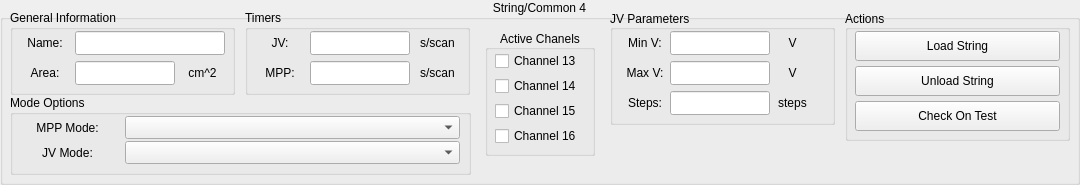
              <widget class="QGroupBox" name="String_4">
               <property name="minimumSize">
                <size>
                 <width>1080</width>
                 <height>185</height>
                </size>
               </property>
               <property name="title">
                <string>String/Common 4</string>
               </property>
               <property name="alignment">
                <set>Qt::AlignHCenter|Qt::AlignTop</set>
               </property>
               <property name="flat">
                <bool>true</bool>
               </property>
               <widget class="QGroupBox" name="GeneralInfo_4">
                <property name="geometry">
                 <rect>
                  <x>10</x>
                  <y>10</y>
                  <width>225</width>
                  <height>85</height>
                 </rect>
                </property>
                <property name="title">
                 <string>General Information</string>
                </property>
                <widget class="QLineEdit" name="NameInput_4">
                 <property name="geometry">
                  <rect>
                   <x>65</x>
                   <y>21</y>
                   <width>150</width>
                   <height>24</height>
                  </rect>
                 </property>
                 <property name="inputMask">
                  <string/>
                 </property>
                 <property name="text">
                  <string/>
                 </property>
                </widget>
                <widget class="QLabel" name="NameLabel_4">
                 <property name="geometry">
                  <rect>
                   <x>10</x>
                   <y>21</y>
                   <width>50</width>
                   <height>24</height>
                  </rect>
                 </property>
                 <property name="minimumSize">
                  <size>
                   <width>38</width>
                   <height>0</height>
                  </size>
                 </property>
                 <property name="maximumSize">
                  <size>
                   <width>16777215</width>
                   <height>16777215</height>
                  </size>
                 </property>
                 <property name="text">
                  <string>Name:</string>
                 </property>
                 <property name="alignment">
                  <set>Qt::AlignCenter</set>
                 </property>
                </widget>
                <widget class="QLabel" name="AreaLabel_4">
                 <property name="geometry">
                  <rect>
                   <x>10</x>
                   <y>51</y>
                   <width>50</width>
                   <height>24</height>
                  </rect>
                 </property>
                 <property name="text">
                  <string>Area:</string>
                 </property>
                 <property name="alignment">
                  <set>Qt::AlignCenter</set>
                 </property>
                </widget>
                <widget class="QLineEdit" name="AreaInput_4">
                 <property name="geometry">
                  <rect>
                   <x>65</x>
                   <y>51</y>
                   <width>100</width>
                   <height>24</height>
                  </rect>
                 </property>
                 <property name="inputMask">
                  <string/>
                 </property>
                 <property name="text">
                  <string/>
                 </property>
                </widget>
                <widget class="QLabel" name="AreaUnits_4">
                 <property name="geometry">
                  <rect>
                   <x>170</x>
                   <y>51</y>
                   <width>45</width>
                   <height>24</height>
                  </rect>
                 </property>
                 <property name="text">
                  <string>cm^2</string>
                 </property>
                 <property name="alignment">
                  <set>Qt::AlignCenter</set>
                 </property>
                </widget>
               </widget>
               <widget class="QGroupBox" name="JVBox_4">
                <property name="geometry">
                 <rect>
                  <x>610</x>
                  <y>10</y>
                  <width>225</width>
                  <height>115</height>
                 </rect>
                </property>
                <property name="title">
                 <string>JV Parameters</string>
                </property>
                <property name="alignment">
                 <set>Qt::AlignLeading|Qt::AlignLeft|Qt::AlignVCenter</set>
                </property>
                <widget class="QLabel" name="VmaxLabel_4">
                 <property name="geometry">
                  <rect>
                   <x>10</x>
                   <y>51</y>
                   <width>50</width>
                   <height>24</height>
                  </rect>
                 </property>
                 <property name="text">
                  <string>Max V:</string>
                 </property>
                 <property name="alignment">
                  <set>Qt::AlignCenter</set>
                 </property>
                </widget>
                <widget class="QLineEdit" name="VmaxInput_4">
                 <property name="geometry">
                  <rect>
                   <x>60</x>
                   <y>51</y>
                   <width>100</width>
                   <height>24</height>
                  </rect>
                 </property>
                 <property name="inputMask">
                  <string/>
                 </property>
                 <property name="text">
                  <string/>
                 </property>
                </widget>
                <widget class="QLabel" name="VmaxUnits_4">
                 <property name="geometry">
                  <rect>
                   <x>165</x>
                   <y>51</y>
                   <width>35</width>
                   <height>24</height>
                  </rect>
                 </property>
                 <property name="text">
                  <string>V</string>
                 </property>
                 <property name="alignment">
                  <set>Qt::AlignCenter</set>
                 </property>
                </widget>
                <widget class="QLineEdit" name="VstepsInput_4">
                 <property name="geometry">
                  <rect>
                   <x>60</x>
                   <y>81</y>
                   <width>100</width>
                   <height>24</height>
                  </rect>
                 </property>
                 <property name="inputMask">
                  <string/>
                 </property>
                 <property name="text">
                  <string/>
                 </property>
                </widget>
                <widget class="QLabel" name="Vstepsabel_4">
                 <property name="geometry">
                  <rect>
                   <x>10</x>
                   <y>81</y>
                   <width>50</width>
                   <height>24</height>
                  </rect>
                 </property>
                 <property name="text">
                  <string>Steps:</string>
                 </property>
                 <property name="alignment">
                  <set>Qt::AlignCenter</set>
                 </property>
                </widget>
                <widget class="QLabel" name="VstepsUnits_4">
                 <property name="enabled">
                  <bool>true</bool>
                 </property>
                 <property name="geometry">
                  <rect>
                   <x>165</x>
                   <y>81</y>
                   <width>35</width>
                   <height>24</height>
                  </rect>
                 </property>
                 <property name="text">
                  <string>steps</string>
                 </property>
                 <property name="alignment">
                  <set>Qt::AlignCenter</set>
                 </property>
                </widget>
                <widget class="QLabel" name="VminLabel_4">
                 <property name="geometry">
                  <rect>
                   <x>10</x>
                   <y>21</y>
                   <width>50</width>
                   <height>24</height>
                  </rect>
                 </property>
                 <property name="text">
                  <string>Min V:</string>
                 </property>
                 <property name="alignment">
                  <set>Qt::AlignCenter</set>
                 </property>
                </widget>
                <widget class="QLineEdit" name="VminInput_4">
                 <property name="geometry">
                  <rect>
                   <x>60</x>
                   <y>21</y>
                   <width>100</width>
                   <height>24</height>
                  </rect>
                 </property>
                 <property name="inputMask">
                  <string/>
                 </property>
                 <property name="text">
                  <string/>
                 </property>
                </widget>
                <widget class="QLabel" name="VminUnits_4">
                 <property name="geometry">
                  <rect>
                   <x>165</x>
                   <y>21</y>
                   <width>35</width>
                   <height>24</height>
                  </rect>
                 </property>
                 <property name="text">
                  <string>V</string>
                 </property>
                 <property name="alignment">
                  <set>Qt::AlignCenter</set>
                 </property>
                </widget>
               </widget>
               <widget class="QGroupBox" name="TimerBox_4">
                <property name="geometry">
                 <rect>
                  <x>245</x>
                  <y>10</y>
                  <width>225</width>
                  <height>85</height>
                 </rect>
                </property>
                <property name="title">
                 <string>Timers</string>
                </property>
                <widget class="QLabel" name="MPPFrequencyLabel_4">
                 <property name="geometry">
                  <rect>
                   <x>10</x>
                   <y>51</y>
                   <width>50</width>
                   <height>24</height>
                  </rect>
                 </property>
                 <property name="text">
                  <string>MPP:</string>
                 </property>
                 <property name="alignment">
                  <set>Qt::AlignCenter</set>
                 </property>
                </widget>
                <widget class="QLineEdit" name="MPPFrequencyInput_4">
                 <property name="geometry">
                  <rect>
                   <x>65</x>
                   <y>51</y>
                   <width>100</width>
                   <height>24</height>
                  </rect>
                 </property>
                 <property name="inputMask">
                  <string/>
                 </property>
                 <property name="text">
                  <string/>
                 </property>
                </widget>
                <widget class="QLabel" name="MPPFrequencyUnits_4">
                 <property name="geometry">
                  <rect>
                   <x>170</x>
                   <y>51</y>
                   <width>45</width>
                   <height>24</height>
                  </rect>
                 </property>
                 <property name="text">
                  <string>s/scan</string>
                 </property>
                 <property name="alignment">
                  <set>Qt::AlignCenter</set>
                 </property>
                </widget>
                <widget class="QLabel" name="JVFrequencyLabel_4">
                 <property name="geometry">
                  <rect>
                   <x>10</x>
                   <y>21</y>
                   <width>50</width>
                   <height>24</height>
                  </rect>
                 </property>
                 <property name="text">
                  <string>JV:</string>
                 </property>
                 <property name="alignment">
                  <set>Qt::AlignCenter</set>
                 </property>
                </widget>
                <widget class="QLineEdit" name="JVFrequencyInput_4">
                 <property name="geometry">
                  <rect>
                   <x>65</x>
                   <y>21</y>
                   <width>100</width>
                   <height>24</height>
                  </rect>
                 </property>
                 <property name="inputMask">
                  <string/>
                 </property>
                 <property name="text">
                  <string/>
                 </property>
                </widget>
                <widget class="QLabel" name="JVFrequencyUnits_4">
                 <property name="geometry">
                  <rect>
                   <x>170</x>
                   <y>21</y>
                   <width>45</width>
                   <height>24</height>
                  </rect>
                 </property>
                 <property name="text">
                  <string>s/scan</string>
                 </property>
                 <property name="alignment">
                  <set>Qt::AlignCenter</set>
                 </property>
                </widget>
               </widget>
               <widget class="QGroupBox" name="ActionBox_4">
                <property name="geometry">
                 <rect>
                  <x>845</x>
                  <y>10</y>
                  <width>225</width>
                  <height>131</height>
                 </rect>
                </property>
                <property name="title">
                 <string>Actions</string>
                </property>
                <property name="alignment">
                 <set>Qt::AlignLeading|Qt::AlignLeft|Qt::AlignVCenter</set>
                </property>
                <widget class="QPushButton" name="LoadButton_4">
                 <property name="geometry">
                  <rect>
                   <x>10</x>
                   <y>21</y>
                   <width>205</width>
                   <height>30</height>
                  </rect>
                 </property>
                 <property name="text">
                  <string>Load String</string>
                 </property>
                 <property name="autoDefault">
                  <bool>false</bool>
                 </property>
                </widget>
                <widget class="QPushButton" name="UnLoadButton_4">
                 <property name="geometry">
                  <rect>
                   <x>10</x>
                   <y>56</y>
                   <width>205</width>
                   <height>30</height>
                  </rect>
                 </property>
                 <property name="text">
                  <string>Unload String</string>
                 </property>
                </widget>
                <widget class="QPushButton" name="CheckTestButton_4">
                 <property name="geometry">
                  <rect>
                   <x>10</x>
                   <y>91</y>
                   <width>205</width>
                   <height>30</height>
                  </rect>
                 </property>
                 <property name="text">
                  <string>Check On Test</string>
                 </property>
                </widget>
               </widget>
               <widget class="QGroupBox" name="ChannelBox_4">
                <property name="geometry">
                 <rect>
                  <x>485</x>
                  <y>30</y>
                  <width>110</width>
                  <height>126</height>
                 </rect>
                </property>
                <property name="title">
                 <string>Active Chanels</string>
                </property>
                <property name="alignment">
                 <set>Qt::AlignCenter</set>
                </property>
                <widget class="QCheckBox" name="checkBox_13">
                 <property name="geometry">
                  <rect>
                   <x>10</x>
                   <y>21</y>
                   <width>90</width>
                   <height>20</height>
                  </rect>
                 </property>
                 <property name="text">
                  <string>Channel 13</string>
                 </property>
                </widget>
                <widget class="QCheckBox" name="checkBox_14">
                 <property name="geometry">
                  <rect>
                   <x>10</x>
                   <y>46</y>
                   <width>90</width>
                   <height>20</height>
                  </rect>
                 </property>
                 <property name="text">
                  <string>Channel 14</string>
                 </property>
                </widget>
                <widget class="QCheckBox" name="checkBox_15">
                 <property name="geometry">
                  <rect>
                   <x>10</x>
                   <y>71</y>
                   <width>90</width>
                   <height>20</height>
                  </rect>
                 </property>
                 <property name="text">
                  <string>Channel 15</string>
                 </property>
                </widget>
                <widget class="QCheckBox" name="checkBox_16">
                 <property name="geometry">
                  <rect>
                   <x>10</x>
                   <y>96</y>
                   <width>90</width>
                   <height>20</height>
                  </rect>
                 </property>
                 <property name="text">
                  <string>Channel 16</string>
                 </property>
                </widget>
               </widget>
               <widget class="QGroupBox" name="ModeBox_4">
                <property name="geometry">
                 <rect>
                  <x>10</x>
                  <y>95</y>
                  <width>461</width>
                  <height>80</height>
                 </rect>
                </property>
                <property name="title">
                 <string>Mode Options</string>
                </property>
                <widget class="QComboBox" name="MPPModeBox_4">
                 <property name="geometry">
                  <rect>
                   <x>115</x>
                   <y>21</y>
                   <width>335</width>
                   <height>23</height>
                  </rect>
                 </property>
                 <property name="currentText">
                  <string/>
                 </property>
                </widget>
                <widget class="QComboBox" name="JVModeBox_4">
                 <property name="geometry">
                  <rect>
                   <x>115</x>
                   <y>46</y>
                   <width>335</width>
                   <height>23</height>
                  </rect>
                 </property>
                </widget>
                <widget class="QLabel" name="MPPModeLabel_4">
                 <property name="geometry">
                  <rect>
                   <x>10</x>
                   <y>20</y>
                   <width>95</width>
                   <height>25</height>
                  </rect>
                 </property>
                 <property name="minimumSize">
                  <size>
                   <width>38</width>
                   <height>0</height>
                  </size>
                 </property>
                 <property name="maximumSize">
                  <size>
                   <width>16777215</width>
                   <height>16777215</height>
                  </size>
                 </property>
                 <property name="text">
                  <string>MPP Mode:</string>
                 </property>
                 <property name="alignment">
                  <set>Qt::AlignCenter</set>
                 </property>
                </widget>
                <widget class="QLabel" name="JVModeLabel_4">
                 <property name="geometry">
                  <rect>
                   <x>10</x>
                   <y>45</y>
                   <width>95</width>
                   <height>25</height>
                  </rect>
                 </property>
                 <property name="minimumSize">
                  <size>
                   <width>38</width>
                   <height>0</height>
                  </size>
                 </property>
                 <property name="maximumSize">
                  <size>
                   <width>16777215</width>
                   <height>16777215</height>
                  </size>
                 </property>
                 <property name="text">
                  <string>JV Mode:</string>
                 </property>
                 <property name="alignment">
                  <set>Qt::AlignCenter</set>
                 </property>
                </widget>
               </widget>
              </widget>
